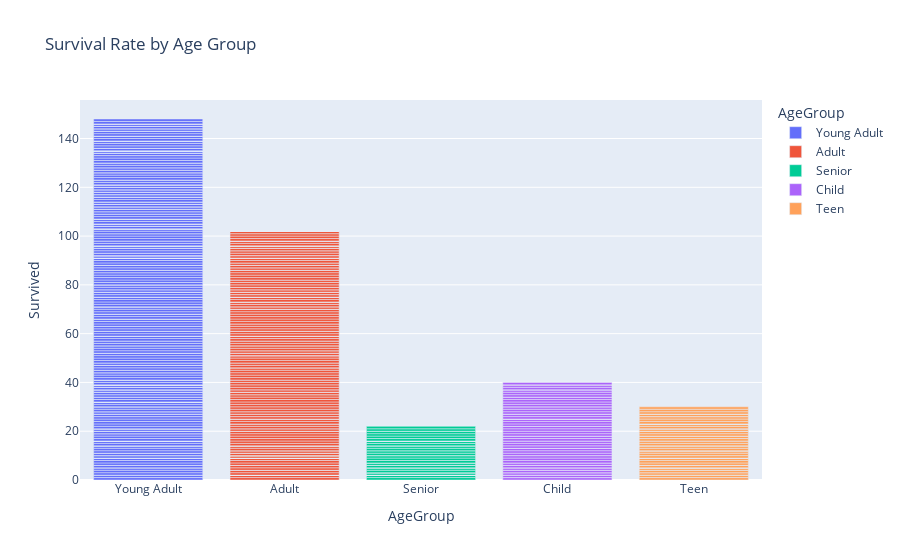

Source (notebook cell):
### Code cell
fig = px.bar(df, x="AgeGroup", y="Survived",
             title="Survival Rate by Age Group",
             color="AgeGroup")
fig.show()

### Figure 1 — Plotly figure (JSON) as saved in the notebook; plotly's stock layout.template omitted (floating-point values rounded to 4 significant figures; data arrays with more than 128 entries replaced by an {"elided": "..."} marker saying what was removed)
{"data": [{"hovertemplate": "AgeGroup=%{x}<br>Survived=%{y}<extra></extra>", "legendgroup": "Young Adult", "marker": {"color": "#636efa", "pattern": {"shape": ""}}, "name": "Young Adult", "orientation": "v", "showlegend": true, "textposition": "auto", "type": "bar", "x": {"elided": "447 str values"}, "xaxis": "x", "y": {"elided": "447 int values"}, "yaxis": "y"}, {"hovertemplate": "AgeGroup=%{x}<br>Survived=%{y}<extra></extra>", "legendgroup": "Adult", "marker": {"color": "#EF553B", "pattern": {"shape": ""}}, "name": "Adult", "orientation": "v", "showlegend": true, "textposition": "auto", "type": "bar", "x": {"elided": "241 str values"}, "xaxis": "x", "y": {"elided": "241 int values"}, "yaxis": "y"}, {"hovertemplate": "AgeGroup=%{x}<br>Survived=%{y}<extra></extra>", "legendgroup": "Senior", "marker": {"color": "#00cc96", "pattern": {"shape": ""}}, "name": "Senior", "orientation": "v", "showlegend": true, "textposition": "auto", "type": "bar", "x": ["Senior", "Senior", "Senior", "Senior", "Senior", "Senior", "Senior", "Senior", "Senior", "Senior", "Senior", "Senior", "Senior", "Senior", "Senior", "Senior", "Senior", "Senior", "Senior", "Senior", "Senior", "Senior", "Senior", "Senior", "Senior", "Senior", "Senior", "Senior", "Senior", "Senior", "Senior", "Senior", "Senior", "Senior", "Senior", "Senior", "Senior", "Senior", "Senior", "Senior", "Senior", "Senior", "Senior", "Senior", "Senior", "Senior", "Senior", "Senior", "Senior", "Senior", "Senior", "Senior", "Senior", "Senior", "Senior", "Senior", "Senior", "Senior", "Senior", "Senior", "Senior", "Senior", "Senior", "Senior"], "xaxis": "x", "y": [0, 1, 1, 0, 0, 0, 0, 0, 0, 0, 0, 0, 0, 0, 1, 0, 0, 0, 0, 0, 1, 1, 0, 0, 0, 1, 0, 0, 1, 0, 0, 1, 0, 0, 0, 1, 1, 0, 0, 1, 1, 0, 1, 1, 0, 0, 1, 0, 1, 0, 0, 0, 0, 0, 0, 0, 1, 0, 1, 1, 1, 0, 1, 1], "yaxis": "y"}, {"hovertemplate": "AgeGroup=%{x}<br>Survived=%{y}<extra></extra>", "legendgroup": "Child", "marker": {"color": "#ab63fa", "pattern": {"shape": ""}}, "name": "Child", "orientation": "v", "showlegend": true, "textposition": "auto", "type": "bar", "x": ["Child", "Child", "Child", "Child", "Child", "Child", "Child", "Child", "Child", "Child", "Child", "Child", "Child", "Child", "Child", "Child", "Child", "Child", "Child", "Child", "Child", "Child", "Child", "Child", "Child", "Child", "Child", "Child", "Child", "Child", "Child", "Child", "Child", "Child", "Child", "Child", "Child", "Child", "Child", "Child", "Child", "Child", "Child", "Child", "Child", "Child", "Child", "Child", "Child", "Child", "Child", "Child", "Child", "Child", "Child", "Child", "Child", "Child", "Child", "Child", "Child", "Child", "Child", "Child", "Child", "Child", "Child", "Child", "Child"], "xaxis": "x", "y": [0, 1, 0, 0, 1, 0, 1, 0, 0, 1, 0, 1, 0, 0, 1, 0, 1, 0, 1, 1, 1, 0, 1, 1, 1, 0, 0, 1, 1, 1, 0, 1, 0, 1, 0, 1, 1, 1, 1, 0, 1, 1, 1, 0, 0, 1, 1, 0, 0, 1, 1, 1, 0, 1, 1, 1, 1, 0, 1, 1, 1, 0, 0, 0, 1, 1, 0, 0, 1], "yaxis": "y"}, {"hovertemplate": "AgeGroup=%{x}<br>Survived=%{y}<extra></extra>", "legendgroup": "Teen", "marker": {"color": "#FFA15A", "pattern": {"shape": ""}}, "name": "Teen", "orientation": "v", "showlegend": true, "textposition": "auto", "type": "bar", "x": ["Teen", "Teen", "Teen", "Teen", "Teen", "Teen", "Teen", "Teen", "Teen", "Teen", "Teen", "Teen", "Teen", "Teen", "Teen", "Teen", "Teen", "Teen", "Teen", "Teen", "Teen", "Teen", "Teen", "Teen", "Teen", "Teen", "Teen", "Teen", "Teen", "Teen", "Teen", "Teen", "Teen", "Teen", "Teen", "Teen", "Teen", "Teen", "Teen", "Teen", "Teen", "Teen", "Teen", "Teen", "Teen", "Teen", "Teen", "Teen", "Teen", "Teen", "Teen", "Teen", "Teen", "Teen", "Teen", "Teen", "Teen", "Teen", "Teen", "Teen", "Teen", "Teen", "Teen", "Teen", "Teen", "Teen", "Teen", "Teen", "Teen", "Teen"], "xaxis": "x", "y": [1, 0, 1, 0, 1, 0, 1, 0, 1, 0, 0, 0, 0, 0, 1, 0, 0, 1, 1, 1, 0, 0, 0, 1, 1, 1, 0, 0, 0, 0, 1, 1, 0, 0, 1, 1, 0, 1, 0, 0, 1, 0, 1, 1, 0, 0, 1, 0, 0, 0, 1, 1, 0, 0, 0, 0, 0, 0, 1, 1, 1, 0, 0, 1, 0, 0, 0, 1, 1, 1], "yaxis": "y"}], "layout": {"barmode": "relative", "legend": {"title": {"text": "AgeGroup"}, "tracegroupgap": 0}, "title": {"text": "Survival Rate by Age Group"}, "xaxis": {"anchor": "y", "categoryarray": ["Young Adult", "Adult", "Senior", "Child", "Teen"], "categoryorder": "array", "domain": [0, 1], "title": {"text": "AgeGroup"}}, "yaxis": {"anchor": "x", "domain": [0, 1], "title": {"text": "Survived"}}}}
